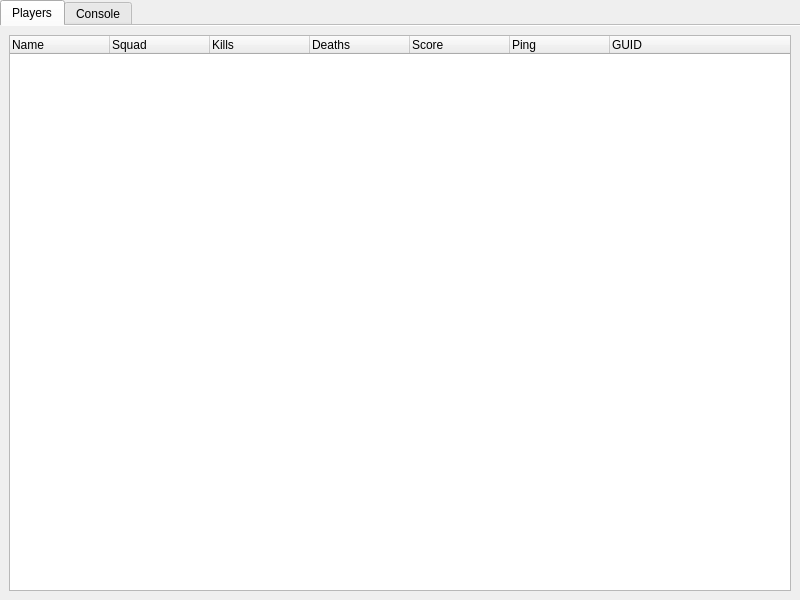
<?xml version="1.0" encoding="UTF-8"?>
<ui version="4.0">
 <class>BF3</class>
 <widget class="QTabWidget" name="BF3">
  <property name="geometry">
   <rect>
    <x>0</x>
    <y>0</y>
    <width>800</width>
    <height>600</height>
   </rect>
  </property>
  <property name="windowTitle">
   <string/>
  </property>
  <property name="styleSheet">
   <string notr="true"/>
  </property>
  <property name="currentIndex">
   <number>0</number>
  </property>
  <property name="documentMode">
   <bool>true</bool>
  </property>
  <widget class="QWidget" name="tab_pl">
   <attribute name="title">
    <string>Players</string>
   </attribute>
   <layout class="QGridLayout" name="gridLayout_4">
    <item row="0" column="0">
     <widget class="QTreeWidget" name="treeWidget_pl_players">
      <attribute name="headerDefaultSectionSize">
       <number>100</number>
      </attribute>
      <column>
       <property name="text">
        <string>Name</string>
       </property>
      </column>
      <column>
       <property name="text">
        <string>Squad</string>
       </property>
      </column>
      <column>
       <property name="text">
        <string>Kills</string>
       </property>
      </column>
      <column>
       <property name="text">
        <string>Deaths</string>
       </property>
      </column>
      <column>
       <property name="text">
        <string>Score</string>
       </property>
      </column>
      <column>
       <property name="text">
        <string>Ping</string>
       </property>
      </column>
      <column>
       <property name="text">
        <string>GUID</string>
       </property>
      </column>
     </widget>
    </item>
   </layout>
  </widget>
  <widget class="QWidget" name="tab_co">
   <attribute name="icon">
    <iconset resource="../OpenRcon.qrc">
     <normaloff>:/icons/images/icons/console.png</normaloff>:/icons/images/icons/console.png</iconset>
   </attribute>
   <attribute name="title">
    <string>Console</string>
   </attribute>
   <layout class="QGridLayout" name="gridLayout_3">
    <item row="0" column="0">
     <widget class="QTabWidget" name="tabWidget">
      <property name="currentIndex">
       <number>0</number>
      </property>
      <widget class="QWidget" name="tab_co_co">
       <attribute name="icon">
        <iconset resource="../OpenRcon.qrc">
         <normaloff>:/icons/images/icons/console.png</normaloff>:/icons/images/icons/console.png</iconset>
       </attribute>
       <attribute name="title">
        <string>Console</string>
       </attribute>
       <layout class="QGridLayout" name="gridLayout">
        <item row="0" column="0" colspan="2">
         <widget class="QTextEdit" name="textEdit_co_co">
          <property name="enabled">
           <bool>true</bool>
          </property>
          <property name="styleSheet">
           <string notr="true"/>
          </property>
          <property name="readOnly">
           <bool>true</bool>
          </property>
         </widget>
        </item>
        <item row="1" column="0">
         <widget class="QLineEdit" name="lineEdit_co_co"/>
        </item>
        <item row="1" column="1">
         <widget class="QPushButton" name="pushButton_co_co">
          <property name="text">
           <string>Send</string>
          </property>
         </widget>
        </item>
       </layout>
      </widget>
      <widget class="QWidget" name="tab_co_pb">
       <attribute name="icon">
        <iconset resource="../OpenRcon.qrc">
         <normaloff>:/icons/images/icons/punkbuster.png</normaloff>:/icons/images/icons/punkbuster.png</iconset>
       </attribute>
       <attribute name="title">
        <string>PunkBuster</string>
       </attribute>
       <layout class="QGridLayout" name="gridLayout_2">
        <item row="0" column="0" colspan="2">
         <widget class="QTextEdit" name="textEdit_co_pb"/>
        </item>
        <item row="1" column="0">
         <widget class="QLineEdit" name="lineEdit_co_pb"/>
        </item>
        <item row="1" column="1">
         <widget class="QPushButton" name="pushButton_co_pb">
          <property name="text">
           <string>Send</string>
          </property>
         </widget>
        </item>
       </layout>
      </widget>
     </widget>
    </item>
   </layout>
  </widget>
 </widget>
 <resources>
  <include location="../OpenRcon.qrc"/>
 </resources>
 <connections/>
</ui>
